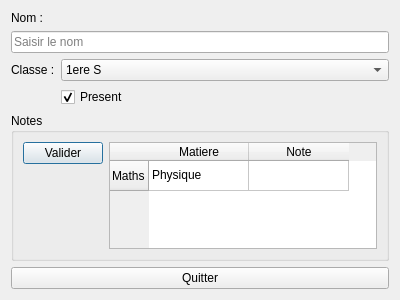
<?xml version="1.0" encoding="UTF-8"?>
<ui version="4.0">
 <class>Dialog</class>
 <widget class="QDialog" name="Dialog">
  <property name="geometry">
   <rect>
    <x>0</x>
    <y>0</y>
    <width>400</width>
    <height>300</height>
   </rect>
  </property>
  <property name="windowTitle">
   <string>Gestion des eleves</string>
  </property>
  <layout class="QVBoxLayout" name="verticalLayout">
   <item>
    <widget class="QLabel" name="label">
     <property name="text">
      <string>Nom :</string>
     </property>
    </widget>
   </item>
   <item>
    <widget class="QLineEdit" name="lineEdit">
     <property name="geometry">
      <rect>
       <x>123</x>
       <y>77</y>
       <width>200</width>
       <height>30</height>
      </rect>
     </property>
     <property name="placeholderText">
      <string>Saisir le nom</string>
     </property>
    </widget>
   </item>
   <item>
    <layout class="QFormLayout" name="formLayout">
     <item row="0" column="0">
      <widget class="QLabel" name="labelClasse">
       <property name="text">
        <string>Classe :</string>
       </property>
      </widget>
     </item>
     <item row="0" column="1">
      <widget class="QComboBox" name="comboClasse">
       <item>
        <property name="text">
         <string>1ere S</string>
        </property>
       </item>
       <item>
        <property name="text">
         <string>2eme S</string>
        </property>
       </item>
      </widget>
     </item>
     <item row="1" column="1">
      <widget class="QCheckBox" name="checkPresent">
       <property name="text">
        <string>Present</string>
       </property>
       <property name="checked">
        <bool>true</bool>
       </property>
      </widget>
     </item>
    </layout>
   </item>
   <item>
    <widget class="QGroupBox" name="groupNotes">
     <property name="title">
      <string>Notes</string>
     </property>
     <layout class="QGridLayout" name="gridLayout">
      <item row="0" column="0">
       <widget class="QPushButton" name="btnValider">
        <property name="text">
         <string>Valider</string>
        </property>
       </widget>
      </item>
      <item row="0" column="1" rowspan="2">
       <widget class="QTableWidget" name="tableNotes">
        <column>
         <property name="text">
          <string>Matiere</string>
         </property>
        </column>
        <column>
         <property name="text">
          <string>Note</string>
         </property>
        </column>
        <row>
         <property name="text">
          <string>Maths</string>
         </property>
        </row>
        <item row="0" column="0">
         <property name="text">
          <string>Physique</string>
         </property>
        </item>
       </widget>
      </item>
     </layout>
    </widget>
   </item>
   <item>
    <spacer name="verticalSpacer">
     <property name="orientation">
      <enum>Qt::Vertical</enum>
     </property>
     <property name="sizeType">
      <enum>QSizePolicy::Expanding</enum>
     </property>
     <property name="sizeHint" stdset="0">
      <size>
       <width>20</width>
       <height>40</height>
      </size>
     </property>
    </spacer>
   </item>
   <item>
    <layout class="QHBoxLayout" name="bottomLayout">
     <item>
      <widget class="QPushButton" name="btnQuitter">
       <property name="text">
        <string>Quitter</string>
       </property>
       <property name="sizePolicy">
        <sizepolicy hsizetype="Expanding" vsizetype="Fixed">
         <horstretch>0</horstretch>
         <verstretch>0</verstretch>
        </sizepolicy>
       </property>
      </widget>
     </item>
    </layout>
   </item>
  </layout>
 </widget>
 <connections>
  <connection>
   <sender>btnQuitter</sender>
   <signal>clicked()</signal>
   <receiver>Dialog</receiver>
   <slot>close()</slot>
  </connection>
 </connections>
 <resources/>
 <includes/>
</ui>
